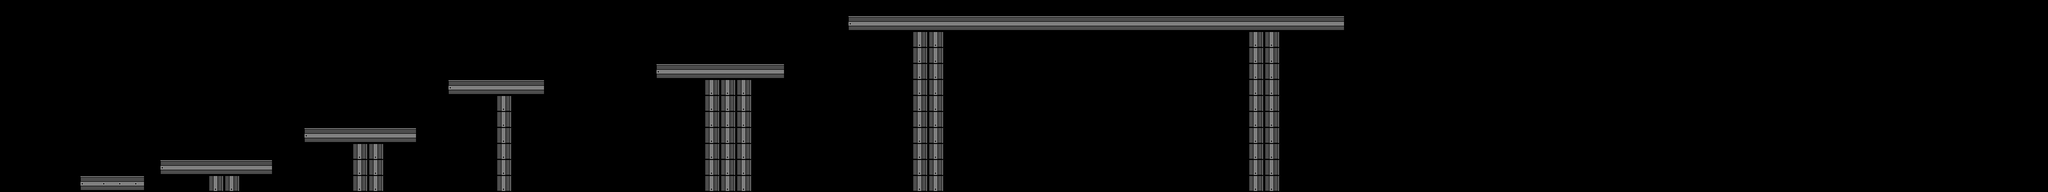

Tiled map render using the project's own tile images. Description and the map definition, with tile-layer contents summarised, below:
An orthogonal 128x12 tile map with 64x64 px tiles, 1 tile layer (Tile Layer 1), 4 tilesets.

<map version="1.0" orientation="orthogonal" renderorder="right-down" width="128" height="12" tilewidth="64" tileheight="64" nextobjectid="11">
 <tileset firstgid="1" source="tiles.tsx" />
 <tileset firstgid="17" source="crates.tsx" />
 <tileset firstgid="27" name="spawners" tilewidth="192" tileheight="128" tilecount="1" columns="0">
  <tile id="0">
   <properties>
    <property name="component" value="Spawner" />
    <property name="life" value="100" />
   </properties>
   <image width="192" height="128" source="../data/textures/spawner.png" />
  </tile>
 </tileset>
 <tileset firstgid="28" name="tanks" tilewidth="128" tileheight="64" tilecount="3" columns="1">
  <image source="../data/textures/tanks.png" width="128" height="192" />
  <tile id="0">
   <properties>
    <property name="component" value="Shooter" />
    <property name="interval" value="2" />
    <property name="life" value="75" />
   </properties>
  </tile>
  <tile id="1">
   <properties>
    <property name="component" value="Shooter" />
    <property name="life" value="100" />
   </properties>
  </tile>
 </tileset>
 <layer name="Tile Layer 1" width="128" height="12">
  <properties>
   <property name="component" value="Sprite,Box,Blink" />
   <property name="life" value="10000" />
  </properties>
  <data>[1536 cells, 144 non-empty, 5 distinct tile ids]</data>
 </layer>
 <objectgroup color="#ff0000" name="enemies">
  <properties>
   <property name="function" value="Factory.createEnemy" />
   <property name="type" value="copter" />
  </properties>
 </objectgroup>
</map>